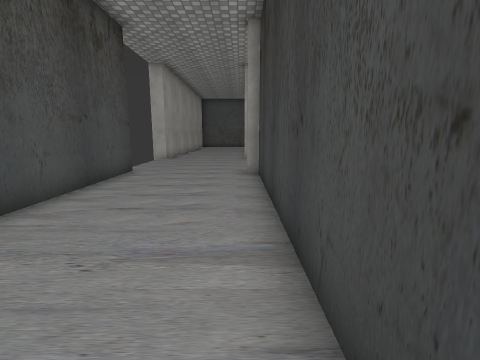
view 1 (above)

24 first-person views from a walk through a 3-D level made in the Unity game engine. The camera is 1.4 m above the floor, tilts 10° down and sees 85° across. Doors are open. The floor is counted in squares, 1 m on a side. Each view is taken from the middle of a square. On the plan, view 1 faces up. The plan holds only what a view shows up to about 13 squares ahead; the rest is blank. The place goes on beyond the plan. The player character is not drawn. Some animated figures are not drawn. Some surface patterns are stand-ins.

view 2
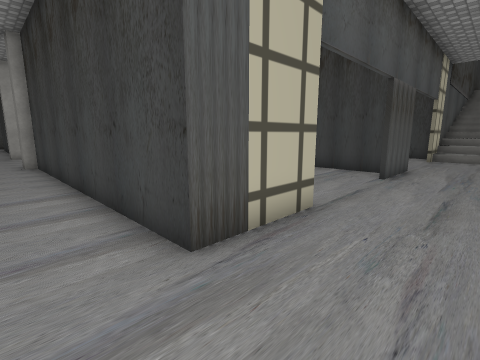

view 3
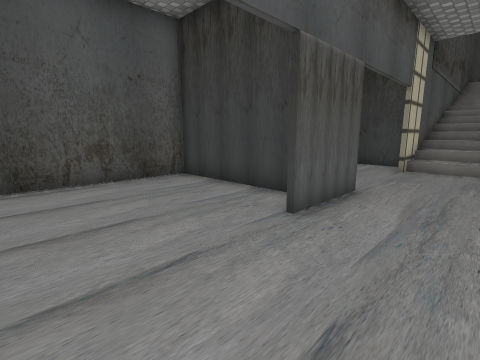

view 4
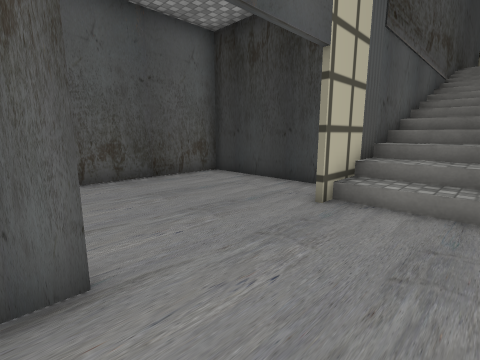

view 5
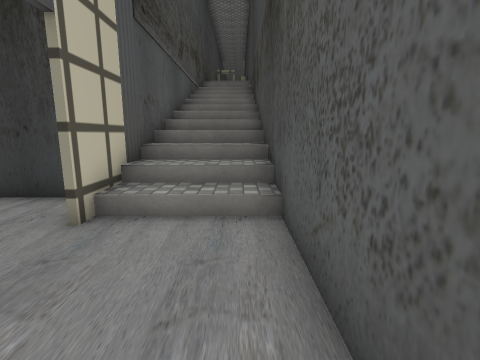

view 6
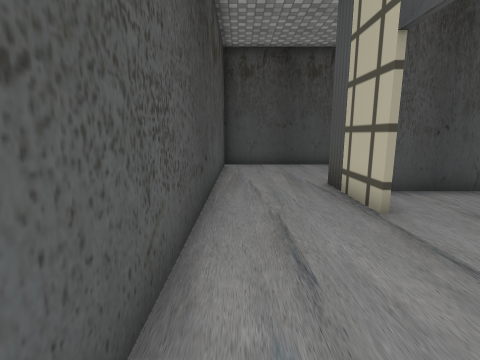

view 7
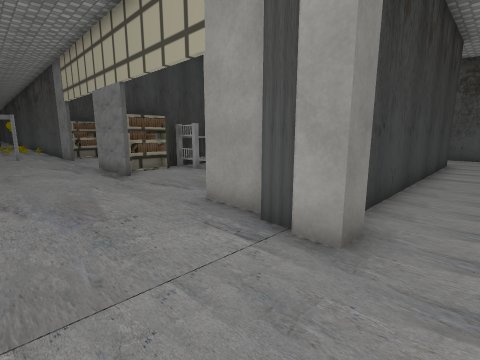

view 8
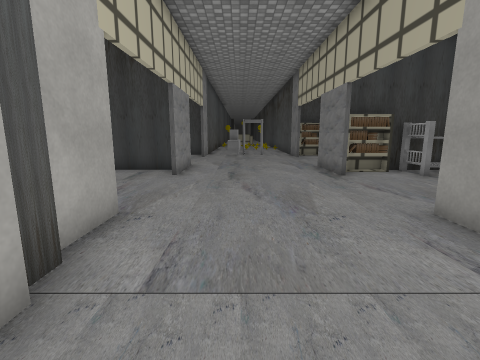

view 9
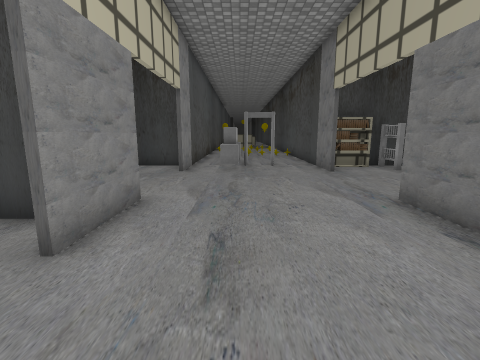

view 10
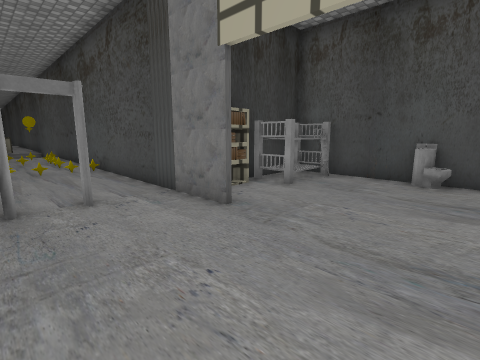

view 11
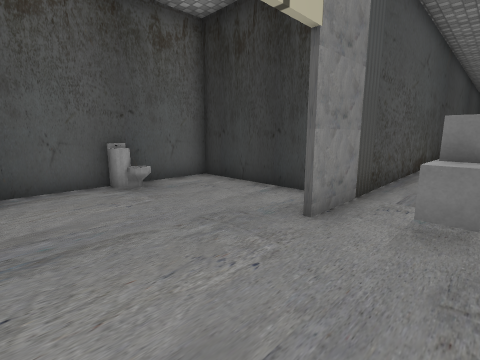

view 12
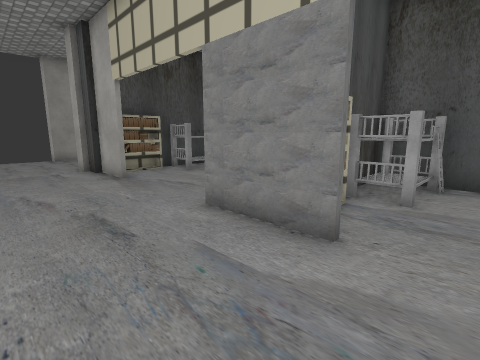

view 13
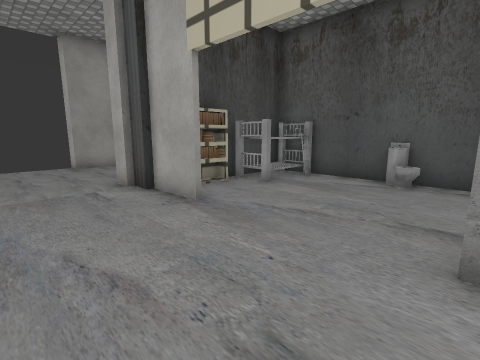

view 14
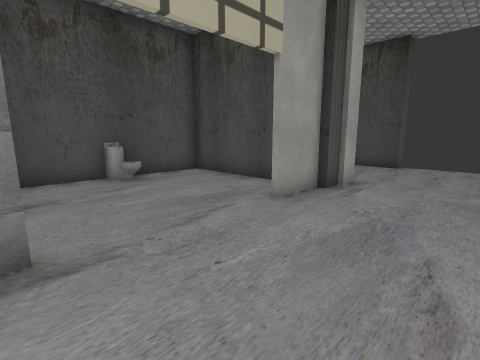

view 15
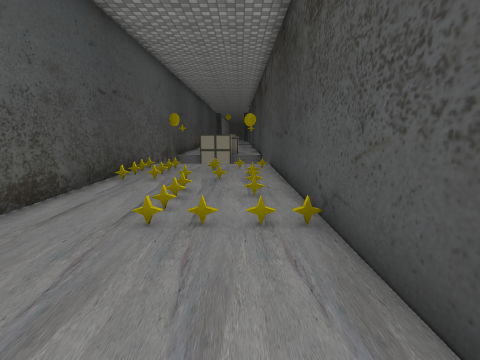

view 16
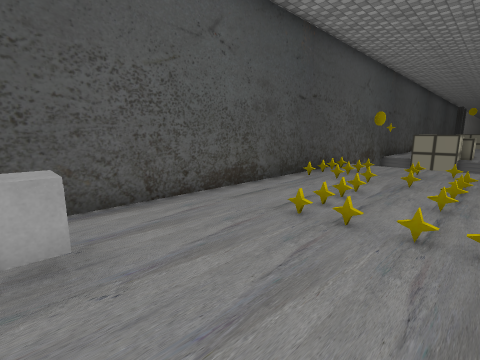

view 17
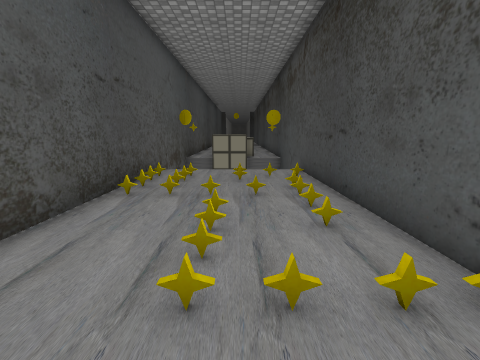

view 18
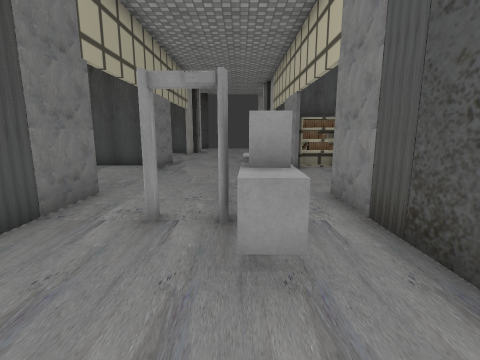

view 19
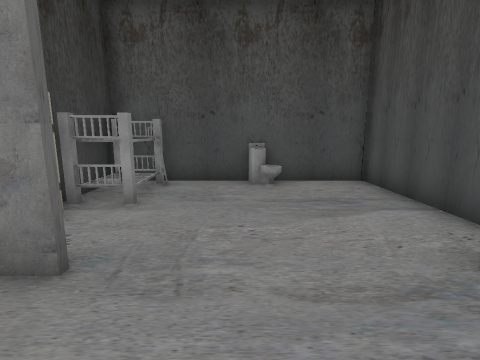

view 20
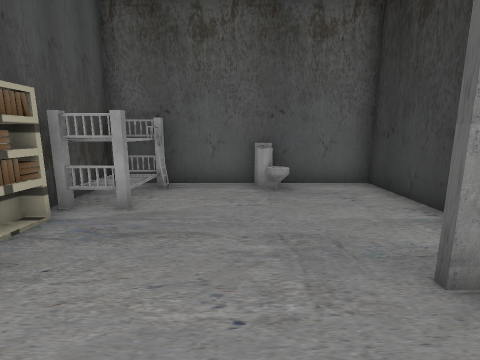

view 21
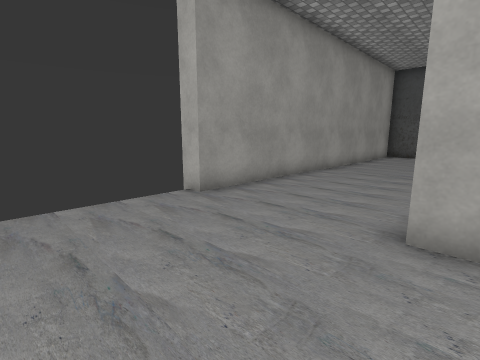

view 22
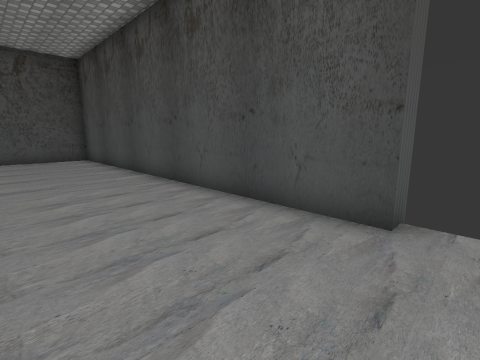

view 23
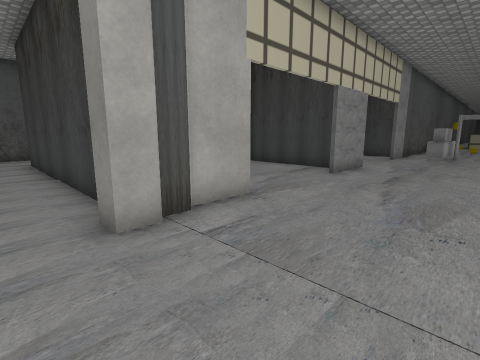

view 24
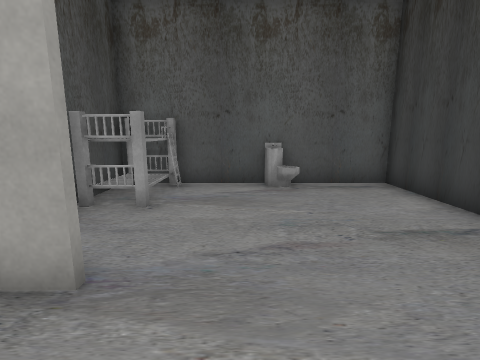

### Floor plan
Key: @ floor where view 1 was taken; # wall or solid block; . floor; / step, stairs or slope; D open door; B bookshelf; E bed; S star; O other object.
Columns run from 5 left of view 1 to 31 right of it. Each row starts with its distance up from view 1.
 21  #....# #  ## # # ##  #
 20  #....#EE..O..#EE..O..#
 19  #....#EE.....#EE.....#
 18  #....#EE.....#EE.....#
 17  #....#B......#B......#
 16  #....#B......#B......#
 15 ##....###DDDD###DDDDD################
 14  ...................O..........OOOO.
 13  ...................OOOO.......O....
 12  .....................O....SSS.O.OO.
 11  ..........................S.SSOO.O.
 10 ##....###DDDD###DDDD##.....S......O.#
  9  #....#..DDDD.#.DDDD.B###############
  8  #....#.......B......B#
  7  #....#......E#......E#
  6  #....#......E#.....EE#
  5  #....#......E#.....EE#
  4  #....####O######O#####
  3  #....#  .....#  .....#
  2  #....#. .....# ......#
  1  #....#.......# ......#
  0  #...@#.......# ......#
 -1  #....###DDDD###DDDDD############
 -2  #...................////////////
 -3  #.................../////// ////
 -4  #.................../////// /
 -5  ############    #############

Positions as (right, up) in squares from view 1, and headings:
1: (0, 0), facing up
2: (-1, -4), facing up-right
3: (4, -4), facing up-right
4: (10, -4), facing up-right
5: (11, -4), facing right
6: (8, -4), facing left
7: (-1, 13), facing down-right
8: (-1, 13), facing right
9: (5, 13), facing right
10: (11, 13), facing down-right
11: (11, 13), facing up-right
12: (12, 12), facing up-left
13: (8, 12), facing up-left
14: (8, 13), facing down-left
15: (18, 11), facing right
16: (18, 10), facing up-right
17: (20, 12), facing right
18: (21, 13), facing left
19: (13, 12), facing down
20: (13, 13), facing up
21: (1, 11), facing up-left
22: (0, 11), facing down-left
23: (-1, 11), facing up-right
24: (5, 13), facing up
